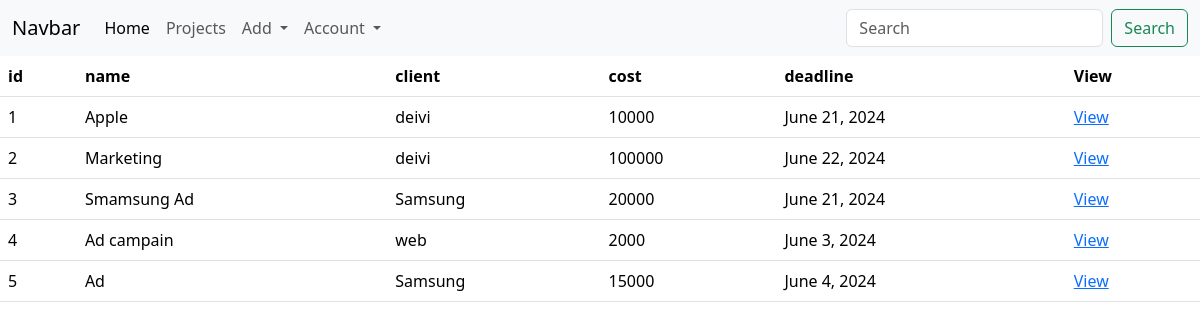
The app's page /project/project/ with its own data.
### project/models.py (models this page shows, shortened)
class Client(models.Model):
    user=models.ForeignKey(User,on_delete=models.CASCADE,limit_choices_to={'is_active':True,'is_staff':False,'is_superuser':False})
    def __str__(self):
        return str(self.user)

class Project(models.Model):
    name=models.CharField(max_length=50,unique=True)
    client=models.ForeignKey(Client,on_delete=models.CASCADE)
    cost=models.PositiveIntegerField(default=0)
    deadline=models.DateField(null=True)

### project/views.py (the view)
# urls.py: path('project/',ProjectView.as_view()),
class ProjectView(View):
    def get(self,request):
        model_object=modelname2object('project')
        model_data=model_object.objects.all()
        keys=[]
        values=[]
        get_key=True
        for obj in model_data:
            obj_list = []
            val=[]
            for field in obj._meta.fields:
                if get_key:
                    keys.append(field.name)
                val.append(getattr(obj, field.name))
            get_key=False
            values.append(val)
        return render(request,'project.html',{'keys':keys,'values':values})

### externals.py (called while the page is built)
def modelname2object(model_name):
    if model_name.find('_')>-1:
        model_name=model.replace('_','')
    app_label='project'
    model=apps.get_model(app_label, model_name)
    return model

### project/templates/project.html (shortened to what this page needs)
<!DOCTYPE html>
<html lang="en" dir="ltr">
  <head>
    <link href="https://cdn.jsdelivr.net/npm/bootstrap@5.3.3/dist/css/bootstrap.min.css" rel="stylesheet">
  </head>
  <nav class="navbar navbar-expand-lg bg-body-tertiary">
  <div class="container-fluid">
    <a class="navbar-brand" href="#">Navbar</a>
    <div class="collapse navbar-collapse" id="navbarSupportedContent">
      <ul class="navbar-nav me-auto mb-2 mb-lg-0">
        <li class="nav-item">
          <a class="nav-link active" aria-current="page" href="/">Home</a>
        </li>
        <li class="nav-item">
          <a class="nav-link" href="/project/project/">Projects</a>
        </li>
        <li class="nav-item dropdown">
          <a class="nav-link dropdown-toggle" href="#" role="button" data-bs-toggle="dropdown" aria-expanded="false">
            Add
          </a>
        </li>
        <li class="nav-item dropdown">
          <a class="nav-link dropdown-toggle" href="#" role="button" data-bs-toggle="dropdown" aria-expanded="false">
            Account
          </a>
        </li>
      </ul>
      <form class="d-flex" role="search">
        <input class="form-control me-2" type="search" placeholder="Search" aria-label="Search">
        <button class="btn btn-outline-success" type="submit">Search</button>
      </form>
    </div>
  </div>
</nav>
  <body>
    <form class="" method="post">
    {% if values %}
    <table class='table'>
      {% for key in keys %}
        <th>{{key}}</th>
      {% endfor %}
      <th>View</th>
      <tr>
      {% for value in values %}
      <tr>
      {% for val in value %}
        <td>{{val}}</td>
        {% endfor %}
        <td><a href="{{value.0}}">View</a></td>
      </tr>
      {% endfor %}
    </table>
    {% else %}
    <p>There is no data to show</p>
    {% endif %}
    </form>
  </body>
</html>

### records on screen
Client: value "1" "10000" "2" "100000", user.username "deivi"
Project: value "Apple" "June 21, 2024"
Project: value "Marketing" "June 22, 2024"
Client: value "3" "20000" "5" "15000", user.username "Samsung"
Project: value "Smamsung Ad" "June 21, 2024"
Client: value "4" "2000", user.username "web"
Project: value "Ad campain" "June 3, 2024"
Project: value "Ad" "June 4, 2024"

### other values on screen
{{ key }} "id" "name" "client" "cost" "deadline"
